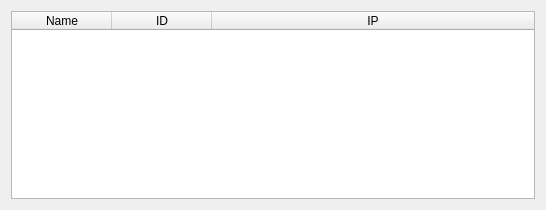
<?xml version="1.0" encoding="UTF-8"?>
<ui version="4.0">
 <class>CameraPicker</class>
 <widget class="QDialog" name="CameraPicker">
  <property name="geometry">
   <rect>
    <x>0</x>
    <y>0</y>
    <width>546</width>
    <height>210</height>
   </rect>
  </property>
  <property name="windowTitle">
   <string>Dialog</string>
  </property>
  <layout class="QVBoxLayout" name="verticalLayout_2">
   <item>
    <widget class="QTableWidget" name="cameraListWg">
     <property name="verticalScrollBarPolicy">
      <enum>Qt::ScrollBarAsNeeded</enum>
     </property>
     <property name="horizontalScrollBarPolicy">
      <enum>Qt::ScrollBarAlwaysOff</enum>
     </property>
     <property name="editTriggers">
      <set>QAbstractItemView::SelectedClicked</set>
     </property>
     <property name="tabKeyNavigation">
      <bool>false</bool>
     </property>
     <property name="selectionBehavior">
      <enum>QAbstractItemView::SelectRows</enum>
     </property>
     <property name="textElideMode">
      <enum>Qt::ElideMiddle</enum>
     </property>
     <attribute name="horizontalHeaderStretchLastSection">
      <bool>true</bool>
     </attribute>
     <attribute name="verticalHeaderVisible">
      <bool>false</bool>
     </attribute>
     <column>
      <property name="text">
       <string>Name</string>
      </property>
     </column>
     <column>
      <property name="text">
       <string>ID</string>
      </property>
     </column>
     <column>
      <property name="text">
       <string>IP</string>
      </property>
     </column>
    </widget>
   </item>
  </layout>
 </widget>
 <resources/>
 <connections/>
</ui>
